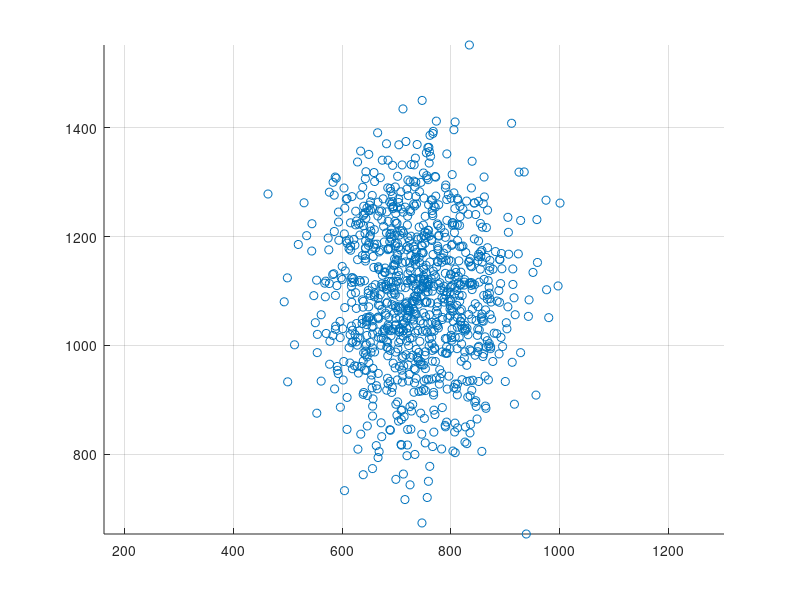

Source code (MATLAB):
clc;
clear all;

N = 10000;
mu = [730, 1090]
sigma1 = [8000 0;0 18500];

X = randn(N, 2);
Y = X * sqrtm(sigma1) + repmat(mu, N, 1);

Y(1:10, :)
scatter(Y(1:1000,1), Y(1:1000,2));
grid on
axis equal